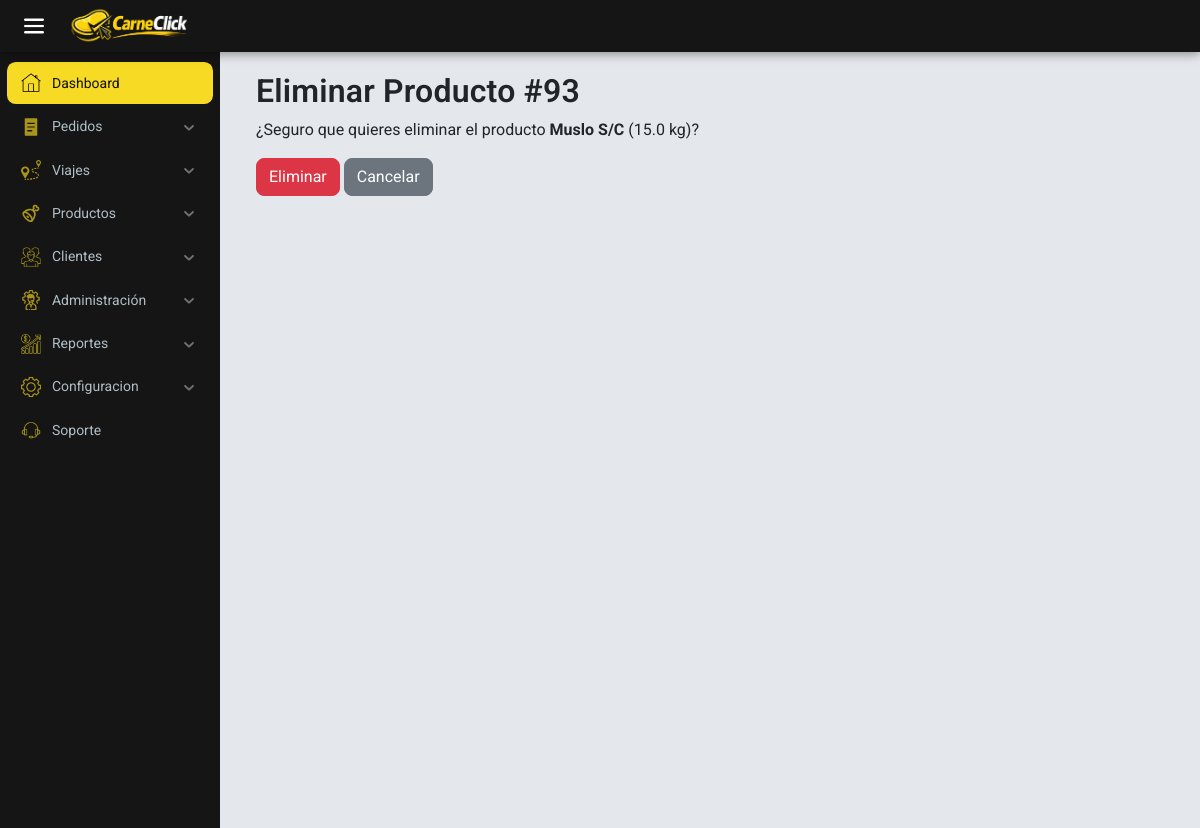
The app's page /encargado/stock/eliminar/93/ (signed in) with its own data.
### encargado/models.py (models this page shows, shortened)
class Productos(models.Model):
    ESTADOS = [
        ('en stock', 'En stock'),
        ('preparado', 'preparado'),
        ('de viaje', 'De viaje'),
        ('entregado', 'Entregado'),
    ]
    nombre = models.ForeignKey(Cortes, on_delete=models.CASCADE)
    kilos = models.FloatField()
    cantidad = models.PositiveIntegerField(default=1)
    reserved_kilos = models.FloatField(default=0)
    codigo = models.CharField(
        max_length=20, unique=True, blank=True, null=True)
    fecha_entrada = models.ForeignKey(Entrada, on_delete=models.RESTRICT)
    temperatura = models.ForeignKey(
        Tipo_frigorifico, on_delete=models.CASCADE, default=1)
    frigorificop = models.ForeignKey(Frigorifico, on_delete=models.RESTRICT)
    estado = models.CharField(
        max_length=15,
        choices=ESTADOS,
        default='en stock'
    )
    history = HistoricalRecords()

class Cortes(models.Model):
    nombre = models.CharField(max_length=100)
    def __str__(self):
        return self.nombre

### encargado/views.py (the view)
@group_required('Encargado')
def eliminar_producto(request, pk):
    try:
        producto = Productos.objects.get(pk=pk)
    except Productos.DoesNotExist:
        return HttpResponseRedirect('/encargado/productos/ver_todos/')
    if request.method == 'POST':
        producto.delete()
        return HttpResponseRedirect('/encargado/productos/ver_todos/')
    return render(request, 'html/productos/confirm_delete.html', {
        'producto': producto,
    })

### carneclick/context_processors.py (called while the page is built)
def client_info(request):
    cliente = None
    comercio_nombre = ''
    try:
        if request.user and request.user.is_authenticated:
            from encargado.models import Cliente as ClienteModel
            cliente = ClienteModel.objects.filter(
                user=request.user).select_related('comercio').first()
            if cliente and getattr(cliente, 'comercio', None):
                comercio_nombre = cliente.comercio.nombre
    except Exception:
        cliente = None
        comercio_nombre = ''
    return {
        'cliente_obj': cliente,
        'comercio_nombre': comercio_nombre,
    }

### encargado/templates/html/productos/confirm_delete.html (shortened to what this page needs)
{% extends "base_encargado.html" %}
{% load static %}
{% block content %}
<div class="container">
    <h2>Eliminar Producto #{{ producto.id }}</h2>
    <p>¿Seguro que quieres eliminar el producto <strong>{{ producto.nombre }}</strong> ({{ producto.kilos }} kg)?</p>
    <form method="post">
        <button type="submit" class="btn btn-danger">Eliminar</button>
        <a href="{% url 'encargado:stock' %}" class="btn btn-secondary">Cancelar</a>
    </form>
</div>
{% endblock %}

### carneclick/static/css/theme.css (style rules this page uses)
:root { --brand-bg: #f7f9fc; --brand-text: #212529; --brand-muted: #6c757d; --brand-primary: #0d6efd; --brand-success: #198754; --brand-warning: #ffc107; --brand-danger: #dc3545; --brand-info: #0dcaf0; --brand-border: #e9ecef; --brand-card-bg: #ffffff; }
html, body { background-color: var(--brand-bg); color: var(--brand-text); font-family: "Inter", system-ui, -apple-system, "Segoe UI", Roboto, "Helvetica Neue", Arial, "Noto Sans", "Liberation Sans", sans-serif; -webkit-font-smoothing: antialiased; -moz-osx-font-smoothing: grayscale; }
h1, h2, h3, h4, h5 { font-weight: 600; letter-spacing: 0.2px; }
.btn { border-radius: 0.5rem; }

### encargado/static/encargado/css/style_encargado.css (style rules this page uses)
:root { --background-color: #ffffff; --prymary-color: #F7DA24; --secondary-color: #151515; --text-color: #000000; --border-color: #ffffff; --sb-w: 220px; --sb-mini: 62px; --bar-h: 52px; --main-bg: #e4e7eb; }
* { margin: 0; padding: 0; box-sizing: border-box; font-family: "Roboto", sans-serif; }
body { width: 100%; min-height: 100vh; background-color: var(--main-bg); }

### records on screen
Productos: id "93", nombre "Muslo S/C", kilos "15.0"

### other values on screen
{{ ui.Dashboard }} "Dashboard"
{{ ui.Orders }} "Pedidos"
{{ ui.Trips }} "Viajes"
{{ ui.Products }} "Productos"
{{ ui.Clients }} "Clientes"
{{ ui.Administration }} "Administración"
{{ ui.Reports }} "Reportes"
{{ ui.Settings }} "Configuracion"
{{ ui.Support }} "Soporte"
